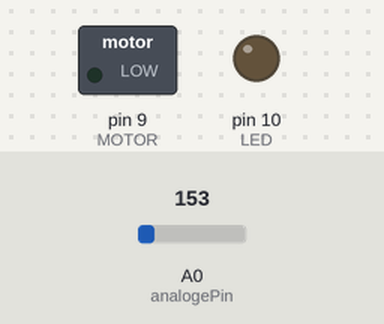
Recording of a sketch running on a simulated Arduino Uno, built with avr-gcc and run on an emulated ATmega328P. On the bench: switched loads named in the sketch (green lamp = pin HIGH), output pins drawn as LEDs (lit = HIGH). Inputs (shaded band) come from the test bench; at power-on: A0 (analogePin) = 153. What the sketch prints to the serial monitor is not drawn.

Above: at 2.8 s.
2.9 s: A0 (analogePin) set to 162
At 4.8 s:
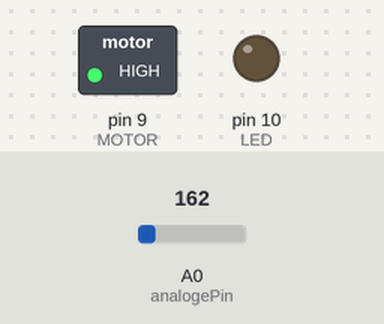
5.6 s: A0 (analogePin) set to 175
At 6.3 s:
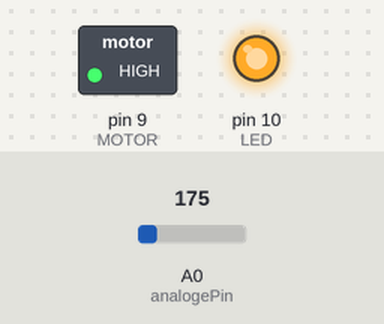
11.0 s: A0 (analogePin) set to 114
At 13.3 s:
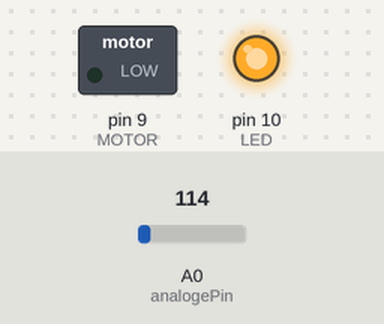
13.7 s: A0 (analogePin) set to 129
At 14.9 s:
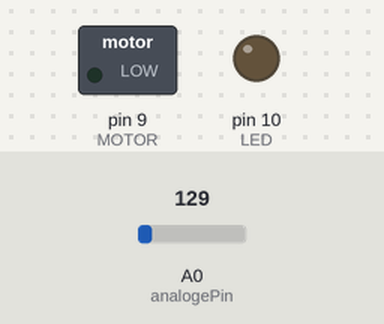
16.4 s: A0 (analogePin) set to 165
At 19.6 s:
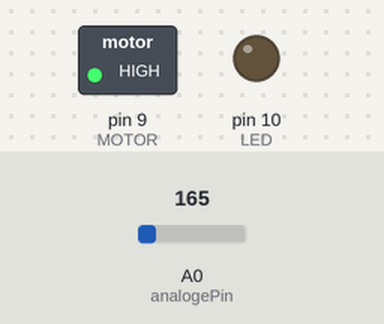
Timing chart, 0 to 23.0 s (numbered marks = the images above; inputs shaded):
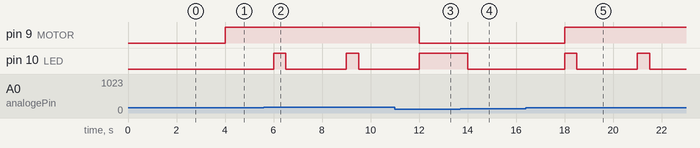

The sketch:

2_10_iot1.ino
```cpp
/*
  Temperature sensor sketch
  dev: Fernando Yampuesan
  Date: 16-09-2024
*/

#define LED          10
#define MOTOR        9
#define analogePin   0

int sensorVal = 0;

void setup()
{
    Serial.begin(9600);
    pinMode(LED, OUTPUT);
    pinMode(MOTOR, OUTPUT);
}

void loop()
{
    float temp = 0;
    sensorVal = analogRead(analogePin);
    Serial.print("sensorVal input: ");
    Serial.println(sensorVal);

    // TMP 36
    temp = (sensorVal * (500.0 / 1023.0) - 50.0);
    Serial.print("temperatura: ");
    Serial.print(temp);
    Serial.print("\xB0");
    Serial.println("C");

    if (temp < 10.0) {

        digitalWrite(MOTOR, LOW);
        digitalWrite(LED, HIGH);
    } else if (temp >= 25.0) {
        digitalWrite(MOTOR, HIGH);
        digitalWrite(LED, LOW);
    } else if (temp >= 10.0 && temp < 25.0) {

        digitalWrite(MOTOR, LOW);
        digitalWrite(LED, LOW);
    }

    if (temp > 30.0) {
        digitalWrite(LED, HIGH);
        delay(500);
        digitalWrite(LED, LOW);
        delay(500);
    }

    delay(2000);
}
```

Measured:
- the behaviour switches between 153 and 154 on A0 (analogePin) (found by bisection; images 0 and 1)
- the behaviour switches between 122 and 123 on A0 (analogePin) (found by bisection; images 3 and 4)
- after the input at 2.9 s, pin 9 (MOTOR): LOW → HIGH after 1.1 s
- after the input at 5.6 s, pin 10 (LED): alternates HIGH for 0.50 s and LOW for 2.5 s, starting after 0.40 s
- after the input at 11.0 s, pin 9 (MOTOR): HIGH → LOW after 1.0 s; pin 10 (LED): goes on until 12.0 s, then stays HIGH
- after the input at 13.7 s, pin 10 (LED): HIGH → LOW after 0.31 s
- after the input at 16.4 s, pin 9 (MOTOR): LOW → HIGH after 1.6 s; pin 10 (LED): alternates HIGH for 0.50 s and LOW for 2.5 s, starting after 1.6 s
